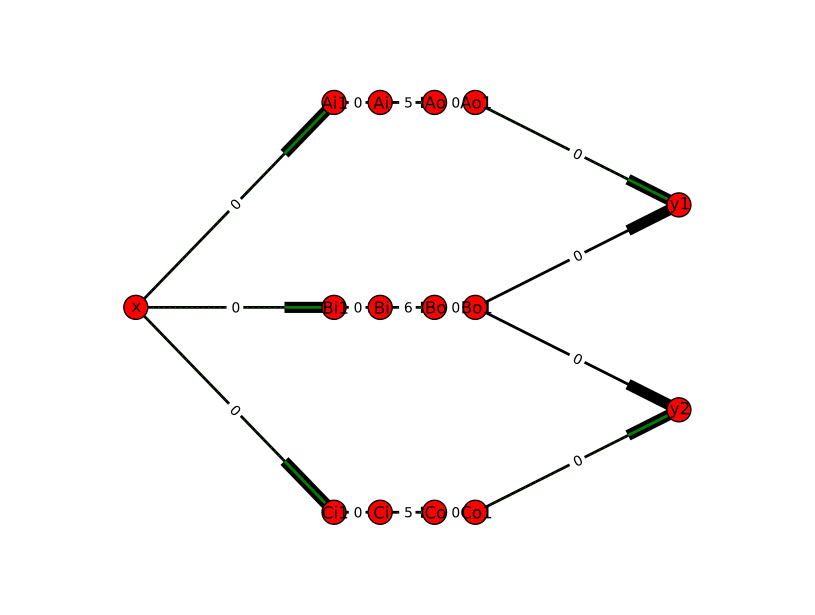

This chart was generated by the following Python code:
import networkx as nx
import matplotlib.pyplot as plt
import set_ops as so
import numpy
import pylab

pos=dict()

def cab(DG,s,m,n,w,p,pos):
    #create an anlysis block
    si=s+'i'
    so = s+'o'
    DG.add_node(si)
    DG.add_node(so)
    pos.update({si:numpy.array([p[0]-0.1,p[1]]),
                so:numpy.array([p[0]+0.1,p[1]])})
    DG.add_weighted_edges_from([(si,so,w)])
    DG[si][so]['type'] = 'analysis'
    x = numpy.arange(1,m+1)
    y = numpy.arange(1,n+1)
    for j in x:
        DG.add_node(si+str(j));
        if m>1:
            pos.update({si+str(j):numpy.array([p[0]-0.27,p[1]+0.2-0.4/(m-1)*(j-1)])})
        else:
            pos.update({si+str(j):numpy.array([p[0]-0.27,p[1]])})
        DG.add_weighted_edges_from([(si+str(j),si,0)])
        DG[si+str(j)][si]['type'] = 'in2analysis'
    for j in y:
        DG.add_node(so+str(j));
        if n>1:
            pos.update({so+str(j):numpy.array([p[0]+0.25,p[1]+0.2-0.4/(n-1)*(j-1)])})
        else:
            pos.update({so+str(j):numpy.array([p[0]+0.25,p[1]])})
        DG.add_weighted_edges_from([(so,so+str(j),0)])
        DG[so][so+str(j)]['type'] = 'analysis2out'
    return;

def dict2tree(Gx,DG1,DG2):
    DG2.add_nodes_from(DG1.nodes())
    nds=Gx.keys()
    vls=Gx.values()
    j=0
    for i in nds:
        if len(vls[j])>1:
            nd=vls[j][-2]
            DG2.add_weighted_edges_from([(nd,i,DG1[nd][i]['weight'])])
        j+=1
    return DG2;

# Build the sample graph. Treat x as the root of all inputs without loss of generality.
DG=nx.DiGraph()
DG.add_nodes_from(['x','y1','y2'])
pos.update({'x':numpy.array([1,2]),
            'y1':numpy.array([3,2.5]),
            'y2':numpy.array([3,1.5])})

w=0;
cab(DG,'A',1,1,5,(2,3),pos);
a='x';
b='Ai1';
DG.add_weighted_edges_from([(a,b,w)])
DG[a][b]['type']='out2in'
a='Ao1';
b='y1';
DG.add_weighted_edges_from([(a,b,w)])
DG[a][b]['type']='out2in'

cab(DG,'B',1,1,6,(2,2),pos)
a='x';
b='Bi1';
DG.add_weighted_edges_from([(a,b,w)])
DG[a][b]['type']='out2in'
a='Bo1';
b='y1';
DG.add_weighted_edges_from([(a,b,w)])
DG[a][b]['type']='out2in'
a='Bo1';
b='y2';
DG.add_weighted_edges_from([(a,b,w)])
DG[a][b]['type']='out2in'

cab(DG,'C',1,1,5,(2,1),pos)
a='x';
b='Ci1';
DG.add_weighted_edges_from([(a,b,w)])
DG[a][b]['type']='out2in'
a='Co1';
b='y2';
DG.add_weighted_edges_from([(a,b,w)])
DG[a][b]['type']='out2in'

Gx=nx.single_source_dijkstra_path(DG,'x')


DGdijk=nx.DiGraph()
DGdijk=dict2tree(Gx,DG,DGdijk)

pylab.figure(1)
nx.draw(DG,pos,width=2)
nx.draw_networkx_edges(DGdijk,
                    pos,
                    width=0.5,
                    edge_color='g',
                    style='dotted')
# specifiy edge labels explicitly
edge_labels=dict([((u,v,),d['weight'])
             for u,v,d in DG.edges(data=True)])
nx.draw_networkx_edge_labels(DG,pos,edge_labels=edge_labels)

pylab.show()

##nx.draw_networkx(DG,
##                 pos,
##                 with_labels=True,
##                 width=2)
##
##nx.draw_networkx_edges(DGdijk,
##                    pos,
##                    width=0.5,
##                    edge_color='b')
##
##plt.show()
##    

### Create a graph with the edges reversed
##DGR = nx.DiGraph()
##DGR.add_nodes_from(DG.nodes())
##for i in DG.edges():
##    DGR.add_weighted_edges_from([(i[1],i[0],5)])
##
##nx.draw_networkx(DGR,
##                 pos,
##                 with_labels=True)

#Gx=[nx.single_source_dijkstra_path(DGR,'y1')]

#T = nx.DiGraph()
#T.add_nodes_from(DG.nodes())


#plt.show()

##
###nx.draw_networkx(DG,
###                 pos,
###                 with_labels=True)
###plt.show()
##
### Apply Dijkstra's algorithm starting from x, the input
##Gx=[nx.single_source_dijkstra_path(DG,'x1'),
##    nx.single_source_dijkstra_path(DG,'x2')]
##def make_tree(G,s,T,ii):
##    nds = G.keys()
##    #print 's',s
##    if not(s in nds):
##        return;
##    L = G[s] # L is the shortest path from the start to s
##    preds = []; # this will hold the *i nodes along path L
##    T[ii].add_nodes_from(L) # include the nodes from L
##    for i in L:
##        if len(i) == 2:
##            if i[1]=='i': # Find the nodes that are of the form *i, for example Ai
##                preds = so.union(preds,DG.predecessors(i)) # The predecessors to *i are the inputs that need to be provided
##    #print 'preds',preds
##    if len(preds) > 0:
##        for j in preds:
##            make_tree(G,j,T,ii) # For each input, recursively repeat the process of adding the paths to T
##    return;
##T = [nx.DiGraph(),nx.DiGraph()] # one for each of the x's
##clrs = ['b','g']
##lst = [[],[]]
##for jj in [0,1]:
##    make_tree(Gx[jj],'y1',T,jj) # this will fill T with the nodes from DG that are used in the data flow
##    lst[jj] = T[jj].nodes()
##    lst[jj].sort()
##    for n,nbrs in DG.adjacency_iter():
##        for nbr,eattr in nbrs.items():
##            if (n in lst[jj]) & (nbr in lst[jj]):
##                data=eattr['weight']
##                T[jj].add_weighted_edges_from([(n,nbr,data)])
##    nx.draw_networkx_edges(T[jj],
##                       pos,
##                       with_labels=False,
##                       edge_color=clrs[jj],
##                       width=3)
##    
####    lst = T[jj].nodes()
####    lst.sort()
####    print lst
####    
####
##### Include the edges that are used in the dataflow and total their weight
####t=0
####for n,nbrs in DG.adjacency_iter():
####    for nbr,eattr in nbrs.items():
####        if (n in lst) & (nbr in lst):
####            data=eattr['weight']
####            T[0].add_weighted_edges_from([(n,nbr,data)])
####            t=t+data
####
####print 'dataflow length',t
##
##
##
####nx.draw_networkx_edges(T[0],
####                       pos,
####                       with_labels=False,
####                       edge_color='b',
####                       width=3)
##plt.show()
